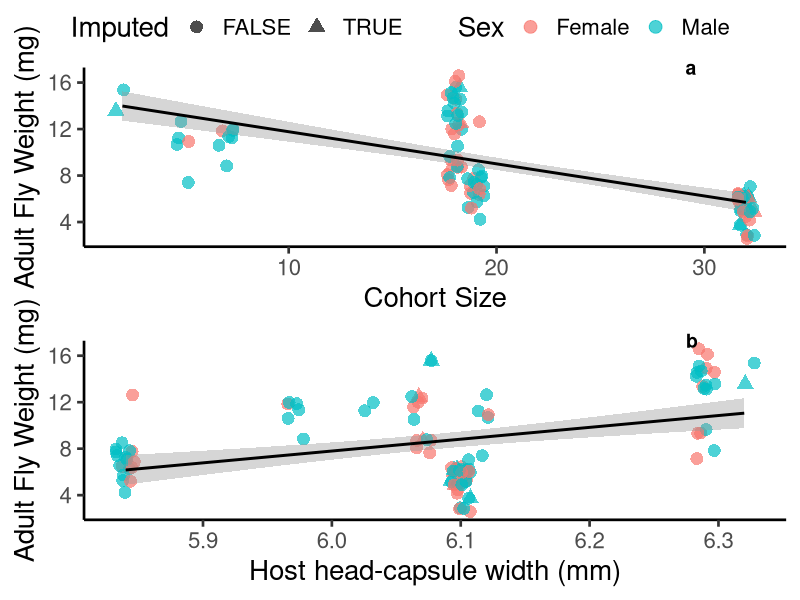
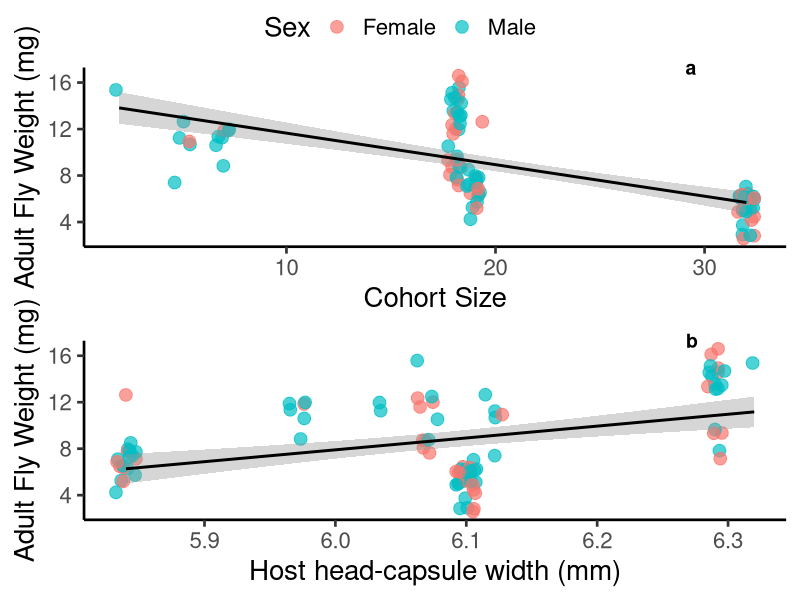

The R script that drew these images, in order: (Note: this script raises an error after producing the figures.)
#Script for Building cohort and size figures and analysis
#Keaton Wilson
#keatonwilson@me.com
#2018-09-06
#Packages
library(tidyverse)
library(caret)
library(VIM)
library(ggpubr)

#Importing the master data file
tach_master = read_csv(file = "Data/TachDataFull.csv")

#Cleaning up a bit
tach_master = tach_master %>%
  select(-SiblingNumber, -NutritionIndex)
tach_master$Sex = factor(tach_master$Sex)

#First steps: 1. Let's get sibling numbers for each group so we can calculate the nutritional index.
siblings = tach_master %>%
  group_by(CaterpillarID) %>%
  summarize(sib_number = max(FlyID))

#left_Join this
tach_master = tach_master %>%
  left_join(siblings)

#Generating a Nutritional Index that is the head capsule width divided by the number of siblings in a cohort
tach_master = tach_master %>%
  mutate(nut_index = HeadCapsuleWidth/sib_number)

#Let's impute missing values with a weighted mean
tach_master_impute = as.tibble(kNN(tach_master, variable = colnames(tach_master[8:13]), numFun = "weightedMean"))
tach_master_impute$FlyWeight = as.numeric(tach_master_impute$FlyWeight)

#Number of imputations
tach_master_impute %>%
  select(UniqueFlyID, FlyWeight_imp:LegsWeight_imp) %>%
  summarize(sum_fw = sum(FlyWeight_imp),
            sum_hw = sum(HeadWeight_imp),
            sum_thw = sum(ThoraxWeight_imp),
            sum_abw = sum(AbWeight_imp),
            sum_ww = sum(WingWeight_imp),
            sum_lw = sum(LegsWeight_imp))

#Total observations 
tach_master_impute %>%
  select(FlyWeight, HeadWeight, ThoraxWeight, AbWeight, WingWeight, LegsWeight) %>%
  summarize(n())


##PLOTS##
#Fly weight as a function of sibling number
Fig.1 = ggplot(tach_master_impute, aes(x = sib_number, y = FlyWeight, color = Sex)) +
  geom_jitter(size = 4, alpha = 0.7, aes(shape = FlyWeight_imp)) +
  theme_classic(base_size = 20) +
  geom_smooth(method = "lm", aes(group = 1), color = "black") +
  xlab("Cohort Size") +
  ylab("Adult Fly Weight (mg)") +
  scale_color_discrete(labels = c("Female", "Male")) +
  scale_shape_discrete("Imputed")

#ggsave(Fig.1, file = "./output/Fig.1.pdf", device = "pdf", width = 10, height = 8, units = "in")

#Summary table
tach_master_impute %>%
  group_by(CaterpillarID) %>%
  summarize(sib_number = mean(sib_number),
            avg_fly_weight = mean(FlyWeight, na.rm = TRUE), 
            n = n()) %>%
  arrange(desc(sib_number))

#Fly weight as a function of head capsule size
Fig.2 = ggplot(tach_master_impute, aes(x = HeadCapsuleWidth, y = FlyWeight, color = Sex)) +
  geom_jitter(size = 4, alpha = 0.7, aes(shape = FlyWeight_imp)) +
  theme_classic(base_size = 20) +
  geom_smooth(method = "lm", aes(group = 1), color = "black") +
  xlab("Host head-capsule width (mm)") +
  ylab("Adult Fly Weight (mg)") +
  scale_color_discrete(labels = c("Female", "Male")) +
  scale_shape_discrete("Imputed")

fig_2_panel = ggarrange(Fig.1, Fig.2, labels = "auto", label.x = 0.85, common.legend = TRUE, nrow = 2)

ggsave(fig_2_panel, file = "./output/Fig.2.pdf", device = "pdf", width = 8.5, height = 11, units = "in")

#best model seems to be one that includes both cohort size and headcapsule width, additively.
lm0 = lm(FlyWeight ~ sib_number, data = tach_master_impute)
lm1 = lm(FlyWeight ~ sib_number + HeadCapsuleWidth, data = tach_master_impute)
lm2 = lm(FlyWeight ~ sib_number*HeadCapsuleWidth, data = tach_master_impute)
lm3 = lm(FlyWeight ~ sib_number*HeadCapsuleWidth*Sex, data = tach_master_impute)

summary(lm0)
summary(lm1)
summary(lm2)
summary(lm3)

AIC(lm0)
AIC(lm1)
AIC(lm2)
AIC(lm3)

#EVERYTHING IS THE SAME AS ABOVE EXCEPT NO IMPUTATION
tach_master = tach_master %>%
  mutate(FlyWeight = as.numeric(FlyWeight))

#Fly weight as a function of sibling number
Fig.1 = ggplot(tach_master, aes(x = sib_number, y = FlyWeight, color = Sex)) +
  geom_jitter(size = 4, alpha = 0.7) +
  theme_classic(base_size = 20) +
  geom_smooth(method = "lm", aes(group = 1), color = "black") +
  xlab("Cohort Size") +
  ylab("Adult Fly Weight (mg)") +
  scale_color_discrete(labels = c("Female", "Male"))

#ggsave(Fig.1, file = "./output/Fig.1.pdf", device = "pdf", width = 10, height = 8, units = "in")

#Summary table
tach_master %>%
  group_by(CaterpillarID) %>%
  summarize(sib_number = mean(sib_number),
            avg_fly_weight = mean(FlyWeight, na.rm = TRUE), 
            n = n()) %>%
  arrange(desc(sib_number))

#Fly weight as a function of head capsule size
Fig.2 = ggplot(tach_master, aes(x = HeadCapsuleWidth, y = FlyWeight, color = Sex)) +
  geom_jitter(size = 4, alpha = 0.7) +
  theme_classic(base_size = 20) +
  geom_smooth(method = "lm", aes(group = 1), color = "black") +
  xlab("Host head-capsule width (mm)") +
  ylab("Adult Fly Weight (mg)") +
  scale_color_discrete(labels = c("Female", "Male"))

fig_2_panel = ggarrange(Fig.1, Fig.2, labels = "auto", label.x = 0.85, common.legend = TRUE, nrow = 2)

ggsave(fig_2_panel, file = "/Users/KeatonWilson/Documents/Writing/Tachinid Development/Figures/Nature Figures/no_impute/Fig2Panel.pdf", device = "pdf", width = 8.5, height = 11, units = "in")

#best model seems to be one that includes both cohort size and headcapsule width, additively.
lm0 = lm(FlyWeight ~ sib_number, data = tach_master)
lm1 = lm(FlyWeight ~ sib_number + HeadCapsuleWidth, data = tach_master)
lm2 = lm(FlyWeight ~ sib_number*HeadCapsuleWidth, data = tach_master)
lm3 = lm(FlyWeight ~ sib_number*HeadCapsuleWidth*Sex, data = tach_master)

summary(lm0)
summary(lm1)
summary(lm2)
summary(lm3)

AIC(lm0)
AIC(lm1)
AIC(lm2)
AIC(lm3)


#Checking average differences between males and females #IMPUTED
tach_master_impute %>%
  group_by(Sex) %>%
  summarize(avg_weight = mean(FlyWeight, na.rm = TRUE),
            sd = sd(FlyWeight, na.rm = TRUE),
            n = n())

lm.sex = lm(FlyWeight ~ Sex, data = tach_master_impute)
summary(lm.sex)

#Checking average differences between males and females #NON-IMPUTED
tach_master %>%
  group_by(Sex) %>%
  summarize(avg_weight = mean(FlyWeight, na.rm = TRUE),
            sd = sd(FlyWeight, na.rm = TRUE),
            n = n())

lm.sex = lm(FlyWeight ~ Sex, data = tach_master)
summary(lm.sex)

tach_master_impute %>%
  filter(!is.na(FlyWeight)) %>%
  mutate(residuals = lm0$residuals) %>%
  ggplot(aes(x = residuals, y = HeadCapsuleWidth)) +
  geom_point() +
  geom_smooth(method = "lm") +
  theme_classic()

#Also interesting to note how sex doesn't come into play here... it makes the model worse. Indicating that this relationship isn't
#different among the sexes

#Also need to show that there is a positive correlation between head-capsule width and weight @ wander
#Read in bigger data set

head_cap_wander = read_csv(file = "Data/Parasitized Caterpillar Data.csv")

head_cap_wander %>%
  filter(is.na(Parasitized)) %>%
  filter(HeadCapsuleWidth > 5) %>%
ggplot(aes(x = HeadCapsuleWidth, y = WanderWeight)) +
  geom_jitter(size = 3, alpha = 0.6) +
  theme_classic() +
  geom_smooth(method = "lm") +
  xlab("Head Capsule Width (mm)") +
  ylab("Weight at wandering (g)")

d1 = head_cap_wander %>%
  filter(is.na(Parasitized)) %>%
  filter(HeadCapsuleWidth > 5)

lm_test = lm(WanderWeight ~ HeadCapsuleWidth, data = d1)

lm_head_cap = lm(WanderWeight ~ HeadCapsuleWidth, data = head_cap_wander %>%
                   filter(is.na(Parasitized)))
summary(lm_head_cap)

#Not great - but there are a lot of other variables embedded in that - perhaps it's better to use other examples from the literature.


old_data_size = tibble(CaterpillarID = c(3, 6, 7, 14, 18, 19, 23, 24, 25, 26, 34, 37, 38, 40), sib_number = c(13, 8, 47, 50, 12, 5, 30, 17, 26, 31, 30, 22, 30, 35))

cohort_size = bind_rows(old_data_size, siblings)

ggplot(cohort_size, aes(x = sib_number)) +
  geom_histogram(binwidth = 5, aes(y = ..density..)) +
  geom_density() +
  theme_classic()
